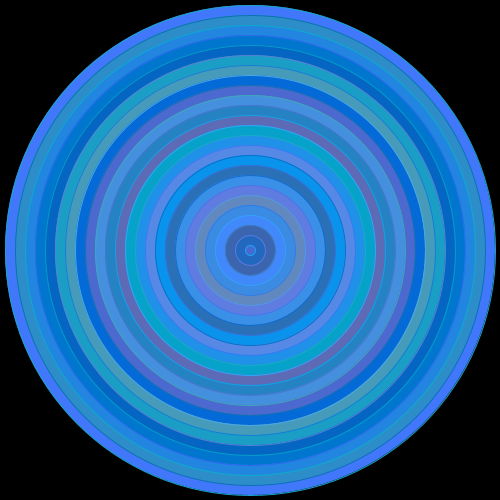
Frame 1 (no input)
Frame 60 (the mouse pressed at the canvas centre just before this capture): identical to frame 1, image omitted
Frame 120 (the mouse held since frame 60 and released just before this capture): identical to frame 1, image omitted

The Processing sketch that drew this single still picture (run headless with seeded random() and noise(); from frame 60 on, the mouse is pressed at the canvas centre):

// Processing sketch: The_Bullseye
// ── The_Bullseye.pde
int x;
int step;
int y;

void setup () {
 size(500,500);
x = width-10;
y = height-10;
background(0);

}
void draw () {
  while (x > 0) {
    fill(random(0,100),random(100,175),random(175,255));
    stroke(random(0,100),random(100,175),random(175,255));
    ellipse(width/2,height/2,x,y);
    x-=20;
    y-=20;
  }
}
